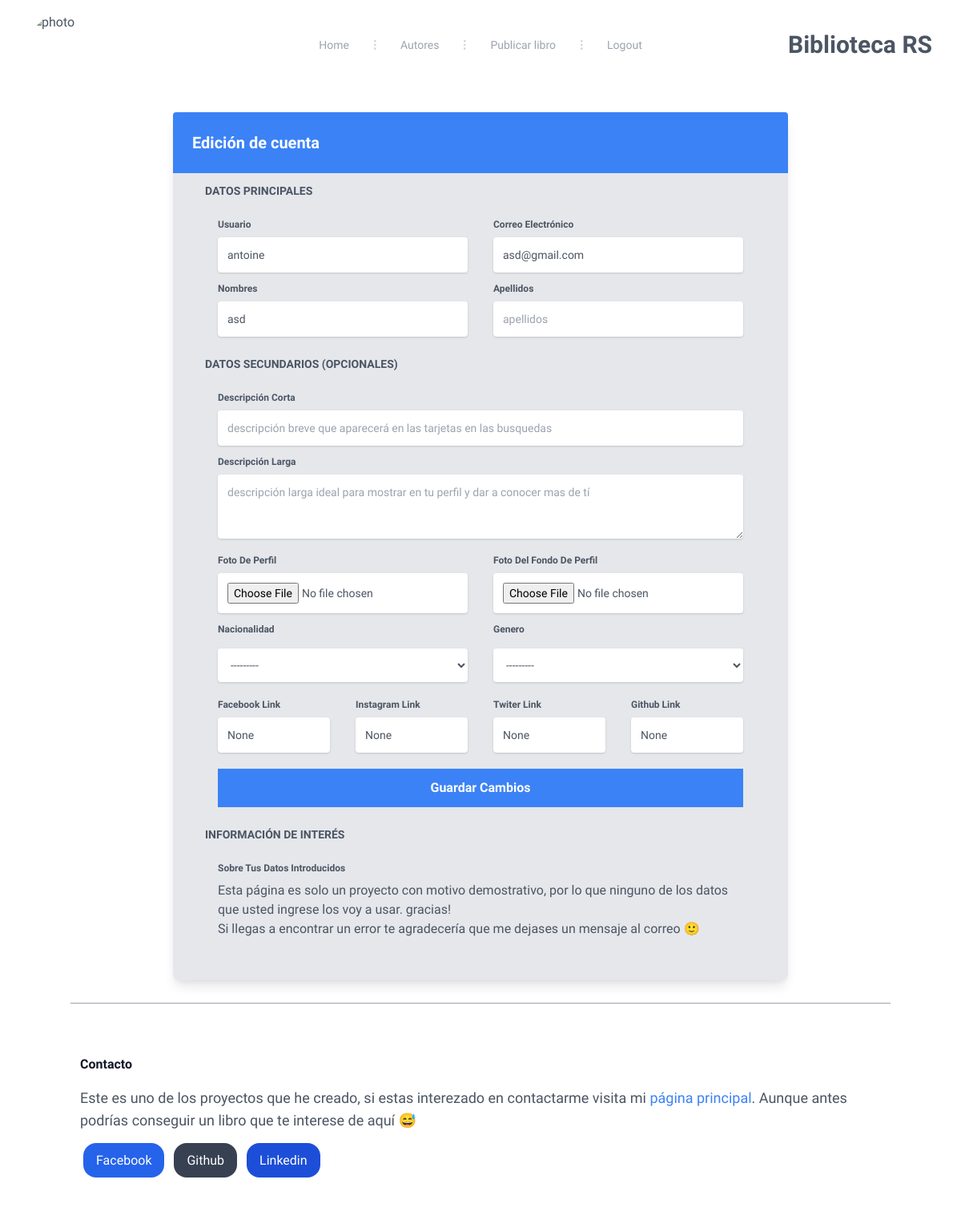
Page /author/edit/antoine (signed in) on the earlier database version.
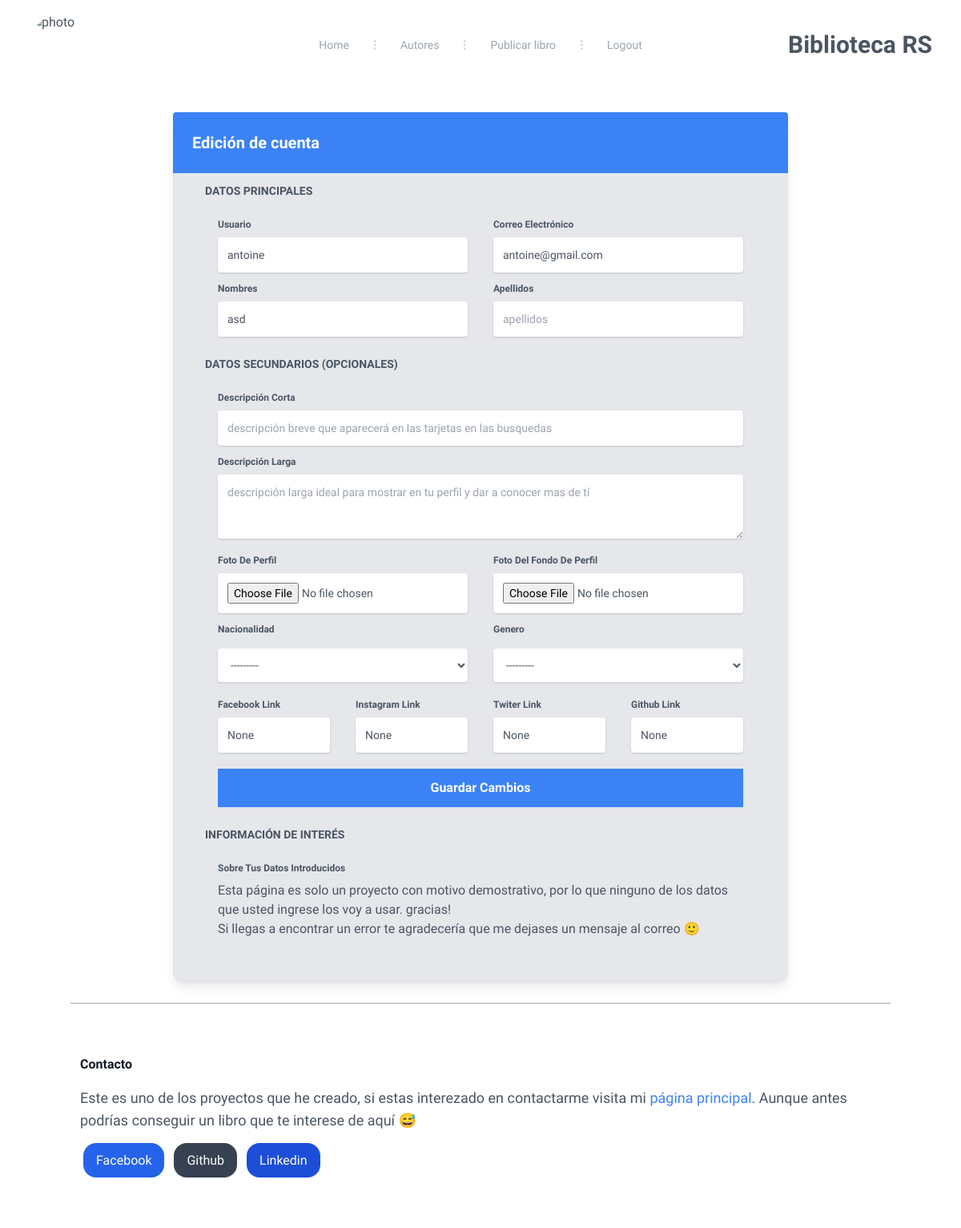
Same page on the later database version.
### apps/author/models.py (models this page shows, shortened)
class Author(AbstractBaseUser):
    username = models.CharField("Username", unique=True, max_length = 100)
    email = models.EmailField("Email", unique=True, max_length = 100, blank=False, null=False)
    first_name = models.CharField(max_length=100, null=False, blank=False)
    last_name = models.CharField(max_length=100, null=False, blank=False)
    photo = models.ImageField("Photo of the author", upload_to="authors_img", null=True, blank=True)
    background_photo = models.ImageField("background photo of the profile author", upload_to="authors_back_img", null=True, blank=True)
    description = models.CharField("Author's description", max_length=255, null=True, blank=True)
    big_description = models.TextField("big description", null=True, blank=True)
    nationality = models.CharField("Author's nationality", max_length=3, choices=COUNTRIES, null=True, blank=True)
    sex = models.CharField("Gender", max_length=3, choices=SEX, null=True, blank=True)
    facebook = models.URLField("facebook link", null=True, blank=True)
    twiter = models.URLField("facebook link", null=True, blank=True)
    instagram = models.URLField("facebook link", null=True, blank=True)
    github = models.URLField("facebook link", null=True, blank=True)
    is_admin = models.BooleanField(default=False)
    is_active = models.BooleanField(default=True)
    objects = AuthorManager()
    USERNAME_FIELD = "username"
    REQUIRED_FIELDS = ["first_name", "email"]
    class Meta:
        verbose_name = 'Autor'
        verbose_name_plural = 'Autors'

### apps/author/views.py (the view, shortened to what this page needs)
# urls.py: path('edit/<str:username>', AuthorEditView.as_view(), name='edit_author'),
class AuthorEditView(View):
    model = Author
    form_class = AuthorUpdateForm
    template_name = "author/edit_author.html"
    def get(self, request, username, *args, **kwargs):
        user = self.model.objects.get(username=username)
        form = self.form_class(instance = user)
        if username != request.user.username:
            return render(request, "400.html", {"message":"no puedes editar los datos de otro usuario"})
        context = {
            "form": form
        }
        return render(request, self.template_name, context)

### templates/author/edit_author.html (shortened to what the changed rows need)
{% extends 'index.html' %}
{% block section %}
<section class=" py-1 bg-blueGray-50">
  <div class="w-full lg:w-8/12 px-4 mx-auto mt-6">
    <div class="relative flex flex-col min-w-0 break-words w-full mb-6 shadow-lg rounded-lg bg-gray-200 border-0">
      <div class="rounded-t bg-blue-500 mb-0 px-6 py-6">
        <div class="text-center flex justify-between">
          <h1 class="text-white text-xl font-bold">
            Edición de cuenta
          </h1>
        </div>
      </div>
      <div class="flex-auto px-4 lg:px-10 py-10 pt-0">
        <form method="POST" enctype="multipart/form-data">
          <div class="flex flex-wrap">
            <div class="w-full lg:w-6/12 px-4">
              <div class="relative w-full mb-3">
                <label class="block capitalize text-blueGray-600 text-xs font-bold mb-2" >
                  usuario
                </label>
                {{form.username}}
              </div>
            </div>
            <div class="w-full lg:w-6/12 px-4">
              <div class="relative w-full mb-3">
                <label class="block capitalize text-blueGray-600 text-xs font-bold mb-2" >
                  correo electrónico
                </label>
                {{form.email}}
              </div>
            </div>
            <div class="w-full lg:w-6/12 px-4">
              <div class="relative w-full mb-3">
                <label class="block capitalize text-blueGray-600 text-xs font-bold mb-2" >
                  nombres
                </label>
                {{form.first_name}}
              </div>
            </div>
            <div class="w-full lg:w-6/12 px-4">
              <div class="relative w-full mb-3">
                <label class="block capitalize text-blueGray-600 text-xs font-bold mb-2">
                  apellidos
                </label>
                {{form.last_name}}
              </div>
            </div>
          <div class="flex flex-wrap">
            <div class="w-full lg:w-12/12 px-4">
              <div class="relative w-full mb-3">
                <label class="block capitalize text-blueGray-600 text-xs font-bold mb-2" >
                  descripción corta
                </label>
                {{form.description}}
              </div>
            </div>
            <div class="w-full lg:w-12/12 px-4">
              <div class="relative w-full mb-3">
                <label class="block capitalize text-blueGray-600 text-xs font-bold mb-2" >
                  descripción larga
                </label>
                {{form.big_description}}
              </div>
            </div>
            <div class="w-full lg:w-6/12 px-4">
              <div class="relative w-full mb-3">
                <label class="block capitalize text-blueGray-600 text-xs font-bold mb-2" >
                  foto de perfil
                </label>
                {{form.photo}}
              </div>
            </div>
            <div class="w-full lg:w-6/12 px-4">
              <div class="relative w-full mb-3">
                <label class="block capitalize text-blueGray-600 text-xs font-bold mb-2" >
                  Foto del fondo de perfil
                </label>
                {{form.background_photo}}
              </div>
            </div>
            <div class="w-full lg:w-6/12 px-4">
              <div class="relative w-full mb-5">
                <label class="block capitalize text-blueGray-600 text-xs font-bold mb-4" >
                  nacionalidad
                </label>
                {{form.nationality}}
              </div>
            </div>
            <div class="w-full lg:w-6/12 px-4">
              <div class="relative w-full mb-5">
                <label class="block capitalize text-blueGray-600 text-xs font-bold mb-4" >
                  genero
                </label>
                {{form.sex}}
              </div>
            </div>
          </div>
        </form>
      </div>
    </div>
      </div>
  </section>
{% endblock section %}

Differences in the rows shown:
changed Author "antoine": email "asd@gmail.com" → "antoine@gmail.com"
